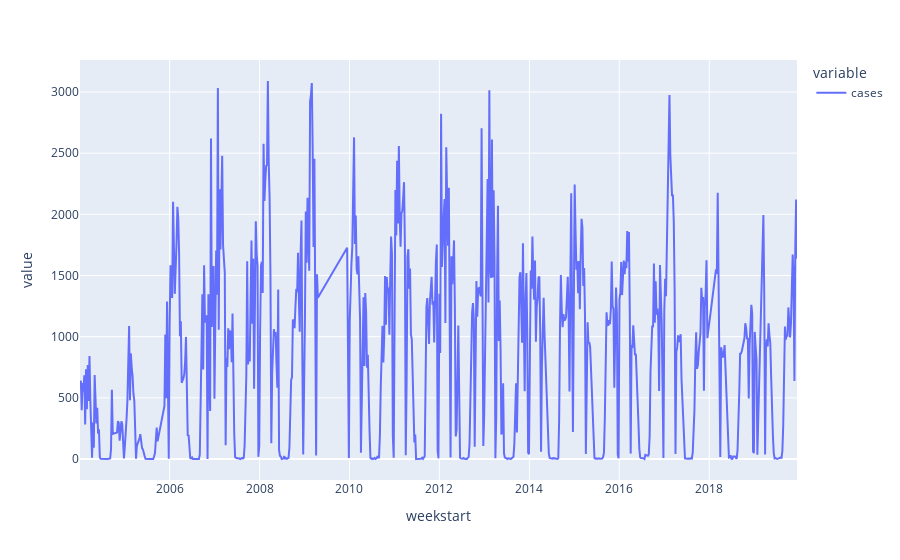

Notebook code cell kept with this figure:
### Code cell
px.line(df.set_index('weekstart')['cases'])

### Figure 1 — Plotly figure (JSON) as saved in the notebook; plotly's stock layout.template omitted (floating-point values rounded to 4 significant figures; data arrays with more than 128 entries replaced by an {"elided": "..."} marker saying what was removed)
{"data": [{"hovertemplate": "variable=cases<br>weekstart=%{x}<br>value=%{y}<extra></extra>", "legendgroup": "cases", "line": {"color": "#636efa", "dash": "solid"}, "marker": {"symbol": "circle"}, "mode": "lines", "name": "cases", "orientation": "v", "showlegend": true, "type": "scatter", "x": {"elided": "768 str values"}, "xaxis": "x", "y": {"elided": "768 int values"}, "yaxis": "y"}], "layout": {"legend": {"title": {"text": "variable"}, "tracegroupgap": 0}, "margin": {"t": 60}, "xaxis": {"anchor": "y", "domain": [0, 1], "title": {"text": "weekstart"}}, "yaxis": {"anchor": "x", "domain": [0, 1], "title": {"text": "value"}}}}
